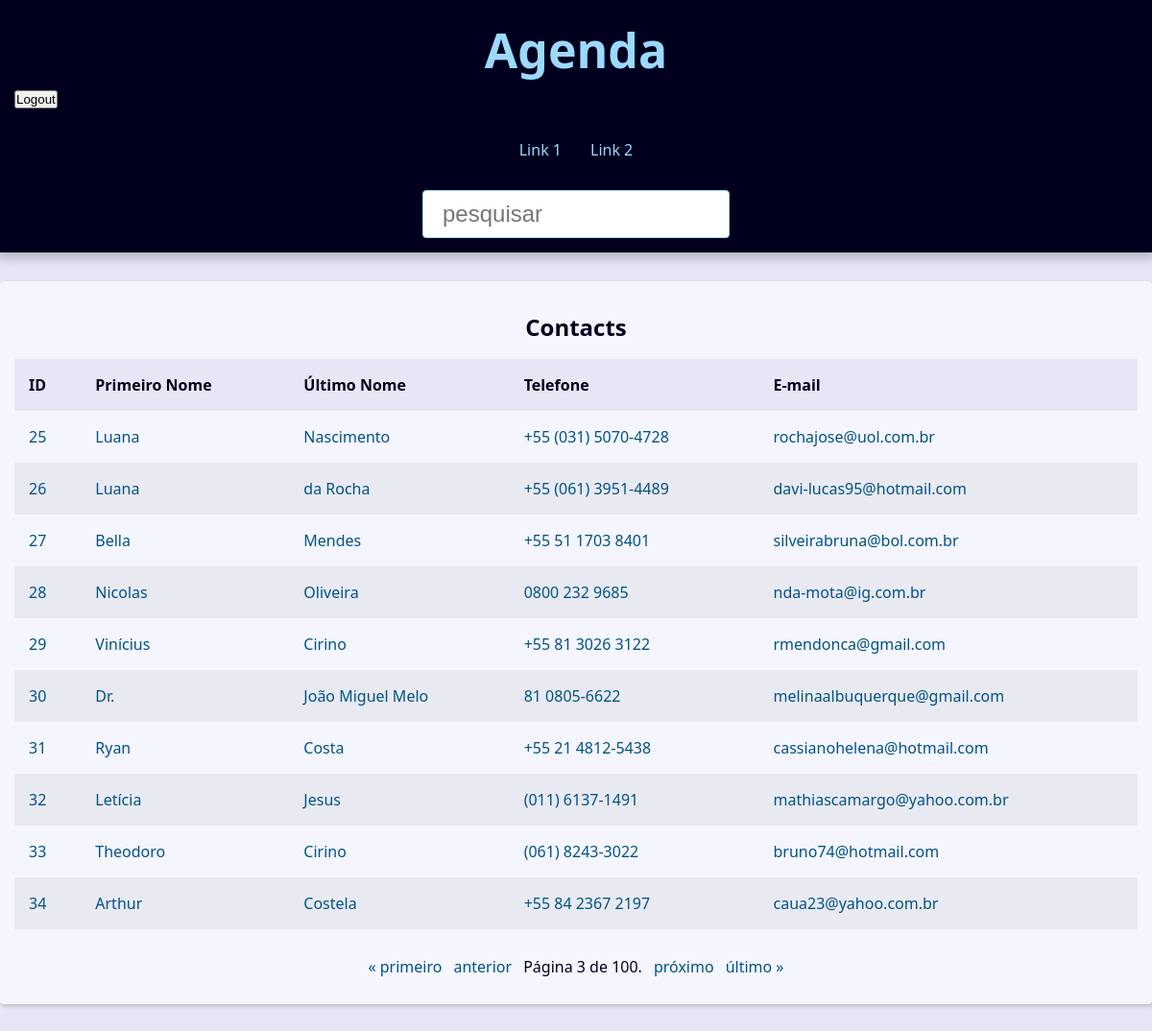
Page /agenda/?page=3&q= (signed in) on the committed database.
### contact/models.py (models this page shows, shortened)
class Contact(models.Model):
  first_name = models.CharField(max_length=50)
  last_name = models.CharField(max_length=50,blank=True)
  phone = models.CharField(max_length=50)
  email = models.EmailField(max_length=254, blank=True)
  created_date = models.DateTimeField(default=timezone.now)  # Django executa a função timezone.now() quando o objeto Contato é criado
  description = models.TextField(blank=True)
  show = models.BooleanField(default=True)
  picture = models.ImageField(blank=True,upload_to='pictures/%Y/%m') # Depende do pillow
  category = models.ForeignKey(Category,
  on_delete=models.SET_NULL,  # Tipos de on_delete => 1) CASCADE 2) SET_NULL 3) PROTECT 4 ) SET_DEFAULT
  blank=True,null=True)
  owner = models.ForeignKey(User,on_delete=models.SET_NULL,blank=True,null=True)
  class Meta:
    verbose_name = 'Contact'
    verbose_name_plural = 'Contacts'

### contact/views/contact_views.py (the view)
# urls.py: path('',views.index, name='index')
@login_required
def index(request):
  contacts = Contact.objects.filter(show=True).order_by('id')
  paginator = Paginator(contacts, 10)
  page_number = request.GET.get("page")
  page_obj = paginator.get_page(page_number)
  context = {
    'page_obj': page_obj,
    'site_title': 'Contatos - '
  }
  return render(request, 'contact/index.html',context)

### contact/templates/contact/index.html
{% extends 'global/base.html' %} {% block content %} {% if page_obj %}
<div class="responsive-table">
  <table class="contacts-table">
    <caption class="table-caption">
      Contacts
    </caption>
    <thead>
      <tr class="table-row table-row-header">
        <th class="table-header">ID</th>
        <th class="table-header">Primeiro Nome</th>
        <th class="table-header">Último Nome</th>
        <th class="table-header">Telefone</th>
        <th class="table-header">E-mail</th>
      </tr>
    </thead>
    <tbody>
      {% for contact in page_obj %}
      <tr class="table-row">
        <td class="table-cel">
          <a class="table-link" href="{% url 'contact:contact' contact.id %}">
            {{ contact.id }}
          </a>
        </td>
        <td class="table-cel">
          <a class="table-link" href="#"> {{ contact.first_name }} </a>
        </td>
        <td class="table-cel">
          <a class="table-link" href="#"> {{ contact.last_name }} </a>
        </td>
        <td class="table-cel">
          <a class="table-link" href="#"> {{ contact.phone }} </a>
        </td>
        <td class="table-cel">
          <a class="table-link" href="#"> {{ contact.email }} </a>
        </td>
      </tr>
      {% endfor %}
    </tbody>
  </table>
</div>
{% else %}
<div class="single-contact">
  <h1 class="single-contact-name">Nenhum contato encontrado</h1>
</div>
{% endif %} {% endblock content %}

### base_static/global/css/style.css (style rules this page uses)
:root { --spacing: 1.5rem; --link-dark-color: rgb(0, 83, 134); --link-light-color: rgb(156, 217, 255); --clr-white: rgb(245, 245, 255); --clr-black: rgb(0, 0, 30); --clr-light-gray: rgb(230, 230, 245); --clr-dark-shadow-5: rgba(0, 0, 10, 5%); --clr-dark-shadow-10: rgba(0, 0, 10, 10%); --clr-dark-shadow-20: rgba(0, 0, 10, 20%); --clr-light-shadow-5: rgba(200, 200, 255, 5%); --clr-light-shadow-10: rgba(200, 200, 255, 10%); --clr-light-shadow-20: rgba(200, 200, 255, 20%); --main-page-width: 120rem; --table-min-width: 60rem; --biggest-font-size: 5rem; --bigger-font-size: 4rem; --big-font-size: 3.2rem; --medium-font-size: 2.4rem; --small-font-size: 1.6rem; --smaller-font-size: 1.4rem; --smallest-font-size: 1.2rem; --transition-fast: 300ms; --transition-medium: 600ms; --transition-slow: 1s; --default-border-radius: 4px; }
*, *::before, *::after { margin: 0; padding: 0; box-sizing: border-box; }
html { font-size: 62.5%; }
body { font-family: system-ui, -apple-system, BlinkMacSystemFont, 'Segoe UI', Roboto, Oxygen, Ubuntu, Cantarell, 'Open Sans', 'Helvetica Neue', sans-serif; line-height: 1.5; font-size: var(--small-font-size); color: var(--clr-black); -webkit-font-smoothing: antialiased; background: var(--clr-light-gray); }
.responsive-table { width: 100%; overflow-x: auto; }
.contacts-table { width: 100%; min-width: var(--table-min-width); border-collapse: collapse; }
.table-caption { font-size: var(--medium-font-size); font-weight: bold; padding: var(--spacing); }
.table-row { text-align: left; text-overflow: ellipsis; transition: background-color var(--transition-fast) ease-in-out; }
.table-row:nth-of-type(2n) { background: var(--clr-dark-shadow-5); }
.table-row-header { background: var(--clr-light-gray); color: var(--clr-black); }
.table-cel, .table-header { padding: var(--spacing); }
.table-link { color: var(--link-dark-color); transition: color var(--transition-fast) ease-in-out; text-decoration: none; }

### rows in the picture
Contact: id "25", first_name "Luana", last_name "Nascimento", phone "+55 (031) 5070-4728", email "rochajose@uol.com.br"
Contact: id "26", first_name "Luana", last_name "da Rocha", phone "+55 (061) 3951-4489", email "davi-lucas95@hotmail.com"
Contact: id "27", first_name "Bella", last_name "Mendes", phone "+55 51 1703 8401", email "silveirabruna@bol.com.br"
Contact: id "28", first_name "Nicolas", last_name "Oliveira", phone "0800 232 9685", email "nda-mota@ig.com.br"
Contact: id "29", first_name "Vinícius", last_name "Cirino", phone "+55 81 3026 3122", email "rmendonca@gmail.com"
Contact: id "30", first_name "Dr.", last_name "João Miguel Melo", phone "81 0805-6622", email "melinaalbuquerque@gmail.com"
Contact: id "31", first_name "Ryan", last_name "Costa", phone "+55 21 4812-5438", email "cassianohelena@hotmail.com"
Contact: id "32", first_name "Letícia", last_name "Jesus", phone "(011) 6137-1491", email "mathiascamargo@yahoo.com.br"
Contact: id "33", first_name "Theodoro", last_name "Cirino", phone "(061) 8243-3022", email "bruno74@hotmail.com"
Contact: id "34", first_name "Arthur", last_name "Costela", phone "+55 84 2367 2197", email "caua23@yahoo.com.br"

### other values in the picture
{{ page_obj.number }} "3"
{{ page_obj.paginator.num_pages }} "100"
